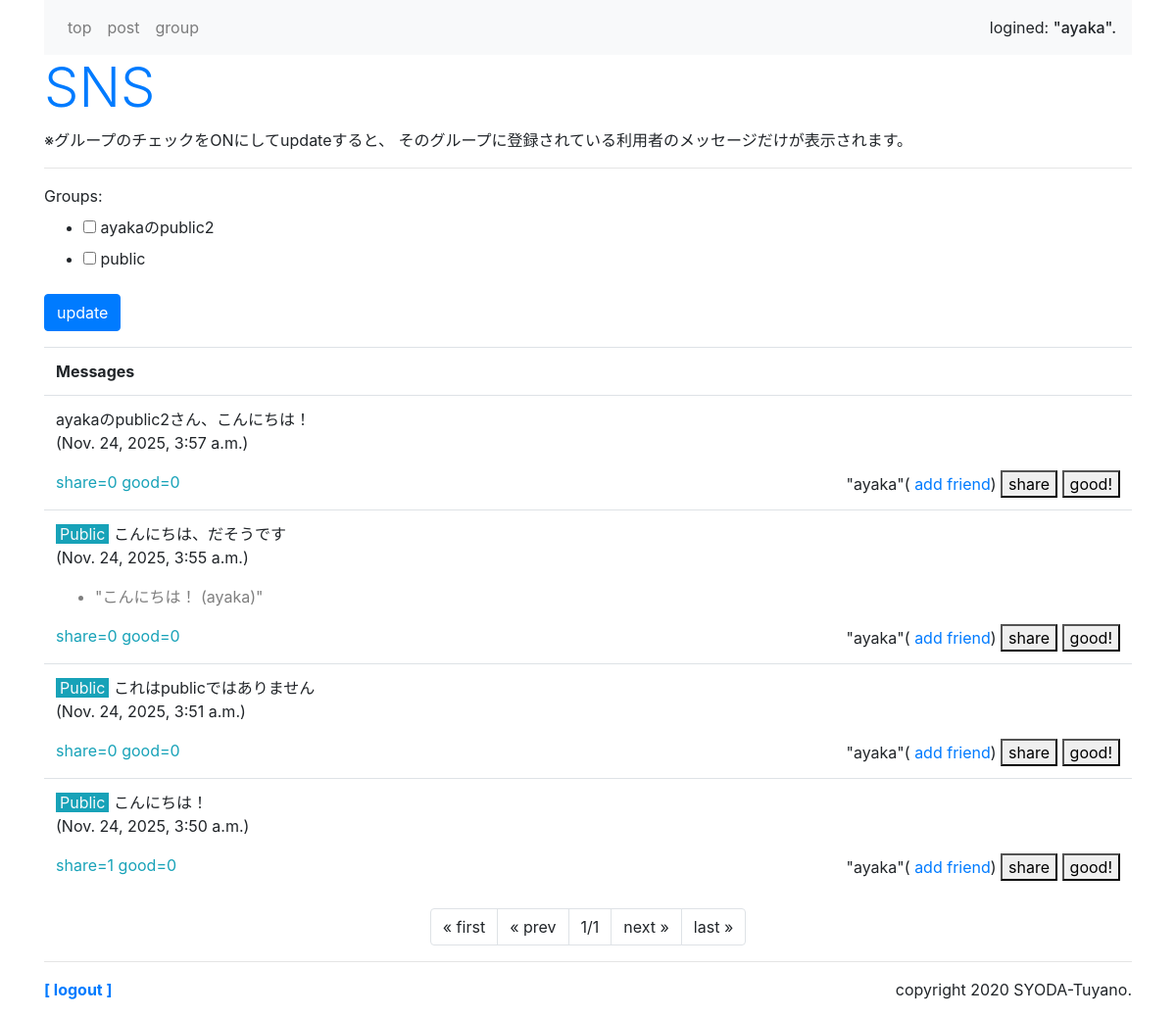
The page /sns/ (signed in) on the database its author committed.
### sns/models.py (models this page shows)
class Message(models.Model):
    owner = models.ForeignKey(User, on_delete=models.CASCADE, \
        related_name='message_owner')
    group = models.ForeignKey('Group', on_delete=models.CASCADE)
    content = models.TextField(max_length=1000)
    share_id = models.IntegerField(default=-1)
    good_count = models.IntegerField(default=0)
    share_count = models.IntegerField(default=0)
    pub_date = models.DateTimeField(auto_now_add=True)
    def __str__(self):
        return str(self.content) + ' (' + str(self.owner) + ')'
    def get_share(self):
        return Message.objects.get(id=self.share_id)
    class Meta:
        ordering = ('-pub_date',)

### sns/views.py (the view)
# urls.py: path('', views.index, name='index'),
@login_required(login_url='/admin/login/')
def index(request, page=1):
    (public_user, public_group) = get_public()
    if request.method == 'POST':
        checkform = GroupCheckForm(request.user,request.POST)
        glist = []
        for item in request.POST.getlist('groups'):
            glist.append(item)
        messages = get_your_group_message(request.user, \
                glist, page)
    else:
        checkform = GroupCheckForm(request.user)
        gps = Group.objects.filter(owner=request.user)
        glist = [public_group.title]
        for item in gps:
            glist.append(item.title)
        messages = get_your_group_message(request.user, glist, page)
    params = {
        'login_user':request.user,
        'contents':messages,
        'check_form':checkform,
    }
    return render(request, 'sns/index.html', params)

### sns/forms.py
class GroupCheckForm(forms.Form):
    def __init__(self, user, *args, **kwargs):
        super(GroupCheckForm, self).__init__(*args, **kwargs)
        public = User.objects.filter(username='public').first()
        self.fields['groups'] = forms.MultipleChoiceField(
            choices=[(item.title, item.title) for item in \
                Group.objects.filter(owner__in=[user,public])],
            widget=forms.CheckboxSelectMultiple(),
        )

### sns/views.py (called while the page is built)
def get_your_group_message(owner, glist, page):
    page_num = 10 #ページあたりの表示数
    (public_user,public_group) = get_public()
    groups = Group.objects.filter(Q(owner=owner) \
            |Q(owner=public_user)).filter(title__in=glist)
    me_friends = Friend.objects.filter(group__in=groups)
    me_users = []
    for f in me_friends:
        me_users.append(f.user)
    his_groups = Group.objects.filter(owner__in=me_users)
    his_friends = Friend.objects.filter(user=owner) \
            .filter(group__in=his_groups)
    me_groups = []
    for hf in his_friends:
        me_groups.append(hf.group)
    messages = Message.objects.filter(Q(group__in=groups) \
        |Q(group__in=me_groups))
    page_item = Paginator(messages, page_num)
    return page_item.get_page(page)

def get_public():
    public_user = User.objects.filter(username='public').first()
    public_group = Group.objects.filter \
            (owner=public_user).first()
    return (public_user, public_group)

### sns/templates/sns/index.html (shortened to what this page needs)
{% extends 'sns/layout.html' %}
{% block header %}
<h1 class="display-4 text-primary">SNS</h1>
<p>※グループのチェックをONにしてupdateすると、
そのグループに登録されている利用者のメッセージだけが表示されます。</p>
{% endblock %}
{% block content %}
<hr>
<div>
    <form action="{% url 'index' %}" method="post" name="group_form">
        {{check_form}}
        <div>
            <button class="btn btn-primary">update</button>
        </div>
    </form>
</div>
<table class="table mt-3">
    <tr><th>Messages</th></tr>
{% for item in contents %}
    <tr><td>
    <p class="my-0">
        {% if item.group.title == 'public' %}
        <span class="bg-info text-light px-1">Public</span>
        {% endif %}
        {{item.content}}</p>
    <p class=""> ({{item.pub_date}})</p>
    {% if item.share_id > 0 %}
    <ul><li class="text-black-50">"{{item.get_share}}"</li></ul>
    {% endif %}
    <span class="float-left text-info">
        share={{item.share_count}} good={{item.good_count}}
    </span>
    <span class="float-right">
        "{{item.owner}}"(<a href="{% url 'add' %}?name={{item.owner}}">
            add friend</a>)
        <a href="{% url 'share' item.id %}">
            <button class="py-0">share</button></a>
        <a href="{% url 'good' item.id %}">
            <button class="py-0">good!</button></a>
    </span>
</td></tr>
{% endfor %}
</table>
<ul class="pagination justify-content-center">
    {% if contents.has_previous %}
    <li class="page-item">
        <a class="page-link" href="javascript:sendGroupForm(1);">
            &laquo; first</a>
    </li>
    <li class="page-item">
        <a class="page-link"
        href="javascript:sendGroupForm({{contents.previous_page_number}});">
            &laquo; prev</a>
    </li>
    {% else %}
    <li class="page-item">
        <a class="page-link">&laquo; first</a>
    </li>
    <li class="page-item">
        <a class="page-link">&laquo; prev</a>
    </li>
    {% endif %}
    <li class="page-item">
        <a class="page-link">
        {{contents.number}}/{{contents.paginator.num_pages}}</a>
    </li>
    {% if contents.has_next %}
    <li class="page-item">
        <a class="page-link"
        href="javascript:sendGroupForm({{contents.next_page_number }});">
            next &raquo;</a>
    </li>
    <li class="page-item">
        <a class="page-link"
        href="javascript:sendGroupForm({{contents.paginator.num_pages}});">
            last &raquo;</a>
    </li>
    {% else %}
    <li class="page-item">
        <a class="page-link">next &raquo;</a>
    </li>
    <li class="page-item">
        <a class="page-link">last &raquo;</a>
    </li>
    {% endif %}
</ul>
{% endblock %}

### sns/templates/sns/layout.html (shortened to what this page needs)
{% load static %}
<!doctype html>
<html lang="ja">
<head>
    <link rel="stylesheet"
    href="https://stackpath.bootstrapcdn.com/bootstrap/4.3.1/css/bootstrap.min.css"
>
</head>
<body class="container">
    <nav class="navbar navbar-expand navbar-light bg-light">
    <ul class="navbar-nav mr-auto">
        <li class="nav-item">
            <a class="nav-link" href="{% url 'index' %}">top</a>
        </li>
        <li class="nav-item">
            <a class="nav-link" href="{% url 'post' %}">post</a>
        </li>
        <li class="nav-item">
            <a class="nav-link" href="{% url 'groups' %}">group</a>
        </li>
    </ul>
    <span>logined: <span class="h6">"{{login_user}}".</span></span>
    </nav>
    <div>{% block header %}
        {% endblock %}</div>
    <div class="content">{% block content %}
        {% endblock %}</div>
    <hr>
    <div class="my-3">
        <span class="font-weight-bold">
            <a href="/admin/logout?next=/sns/">
                [ logout ]</a></span>
        <span class="float-right">copyright 2020
            SYODA-Tuyano.</span>
    </div>
</body>
</html>

### rows shown on the page
Message: content "ayakaのpublic2さん、こんにちは！", pub_date "Nov. 24, 2025, 3:57 a.m.", share_count "0", good_count "0", owner "ayaka"
Message: shows "Public", content "こんにちは、だそうです", pub_date "Nov. 24, 2025, 3:55 a.m.", get_share "こんにちは！ (ayaka)", share_count "0", good_count "0", owner "ayaka"
Message: shows "Public", content "これはpublicではありません", pub_date "Nov. 24, 2025, 3:51 a.m.", share_count "0", good_count "0", owner "ayaka"
Message: shows "Public", content "こんにちは！", pub_date "Nov. 24, 2025, 3:50 a.m.", share_count "1", good_count "0", owner "ayaka"

### other values the page prints
{{ login_user }} "ayaka"
{{ contents.number }} "1"
{{ contents.paginator.num_pages }} "1"
